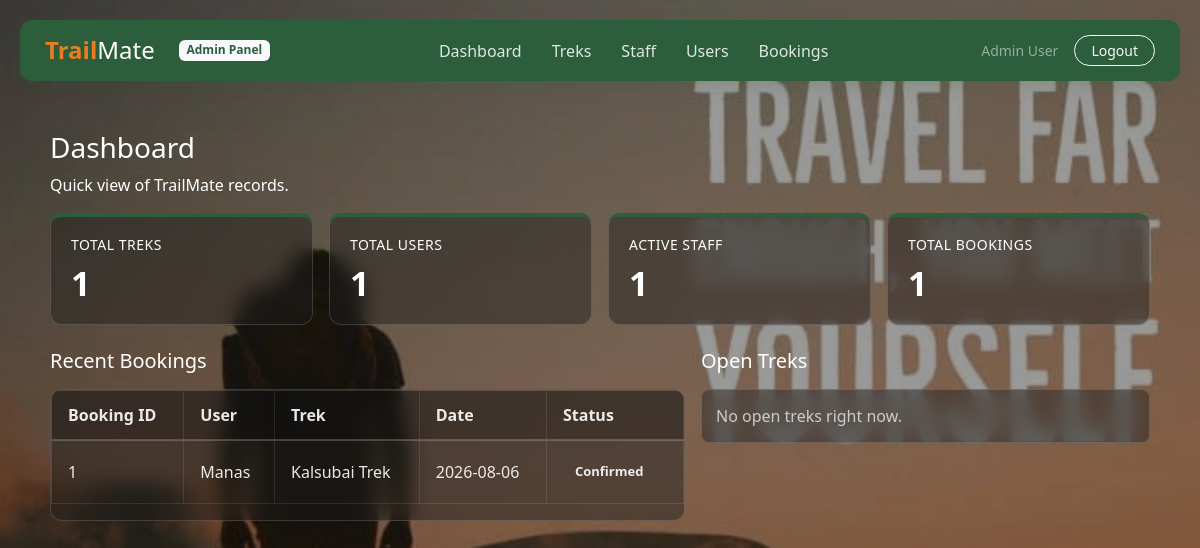
The app's page /admin/dashboard (signed in) with its own data.
### models.py (models this page shows)
class Booking(db.Model):
    booking_id = db.Column(db.Integer, primary_key=True)
    user_id = db.Column(db.Integer, db.ForeignKey('user.id'), nullable=False)
    trek_id = db.Column(db.Integer, db.ForeignKey('trek.trek_id'), nullable=False)
    booking_date = db.Column(db.DateTime, nullable=False, default=datetime.utcnow)
    status = db.Column(db.String(50), nullable=False, default='Booked')  # Booked/Cancelled

class User(db.Model, UserMixin):
    id = db.Column(db.Integer, primary_key=True)
    name = db.Column(db.String(100), nullable=False)
    email = db.Column(db.String(120), unique=True, nullable=False)
    password = db.Column(db.String(200), nullable=False)
    role = db.Column(db.String(20), nullable=False, default='user')
    contact_details = db.Column(db.String(200), nullable=True)
    status = db.Column(db.String(20), nullable=False, default='Active')  # Active/Inactive/Pending
    assigned_treks = db.relationship('Trek', backref='assigned_staff', lazy=True)
    bookings = db.relationship('Booking', backref='user', lazy=True)

class Trek(db.Model):
    trek_id = db.Column(db.Integer, primary_key=True)
    trek_name = db.Column(db.String(150), nullable=False)
    location = db.Column(db.String(150), nullable=False)
    difficulty = db.Column(db.String(50), nullable=False)
    duration = db.Column(db.String(50), nullable=False)  # e.g., '5 Days'
    available_slots = db.Column(db.Integer, nullable=False)
    assigned_staff_id = db.Column(db.Integer, db.ForeignKey('user.id'), nullable=True)
    status = db.Column(db.String(50), nullable=False, default='Open')  # Open/Started/Completed
    start_date = db.Column(db.Date, nullable=False)
    end_date = db.Column(db.Date, nullable=False)
    bookings = db.relationship('Booking', backref='trek', lazy=True)

### routes/admin.py (the view)
@admin_bp.route('/dashboard')
@login_required
@admin_required
def dashboard():
    total_treks = Trek.query.count()
    total_users = User.query.filter_by(role='user').count()
    total_staff = User.query.filter_by(role='staff', status='Active').count()
    total_bookings = Booking.query.count()
    recent_bookings = Booking.query.order_by(Booking.booking_date.desc()).limit(5).all()
    open_treks = Trek.query.filter_by(status='Open').order_by(Trek.start_date.asc()).limit(5).all()
    pending_staff = User.query.filter_by(role='staff', status='Pending').count()
    return render_template('admin/dashboard.html',
                           total_treks=total_treks,
                           total_users=total_users,
                           total_staff=total_staff,
                           total_bookings=total_bookings,
                           recent_bookings=recent_bookings,
                           open_treks=open_treks,
                           pending_staff=pending_staff)

### routes/admin.py (called while the page is built)
def admin_required(f):
    @wraps(f)
    def decorated_function(*args, **kwargs):
        if not current_user.is_authenticated or current_user.role != 'admin':
            flash('Access Denied. Administrator privileges required.', 'danger')
            return redirect(url_for('auth.login'))
        return f(*args, **kwargs)
    return decorated_function

### templates/admin/dashboard.html (shortened to what this page needs)
{% extends "admin/admin_layout.html" %}
{% block admin_content %}
<h3 class="page-title">Dashboard</h3>
<p class="page-subtitle">Quick view of TrailMate records.</p>
<div class="row g-3 mb-4">
    <div class="col-md-3">
        <div class="stat-box">
            <h6>Total Treks</h6>
            <h2>{{ total_treks }}</h2>
        </div>
    </div>
    <div class="col-md-3">
        <div class="stat-box">
            <h6>Total Users</h6>
            <h2>{{ total_users }}</h2>
        </div>
    </div>
    <div class="col-md-3">
        <div class="stat-box">
            <h6>Active Staff</h6>
            <h2>{{ total_staff }}</h2>
        </div>
    </div>
    <div class="col-md-3">
        <div class="stat-box">
            <h6>Total Bookings</h6>
            <h2>{{ total_bookings }}</h2>
        </div>
    </div>
</div>
<div class="row g-3">
    <div class="col-lg-7">
        <h5 class="mb-3">Recent Bookings</h5>
        <div class="table-box">
            <table class="table table-bordered">
                <thead>
                    <tr>
                        <th>Booking ID</th>
                        <th>User</th>
                        <th>Trek</th>
                        <th>Date</th>
                        <th>Status</th>
                    </tr>
                </thead>
                <tbody>
                    {% for booking in recent_bookings %}
                    <tr>
                        <td>{{ booking.booking_id }}</td>
                        <td>{{ booking.user.name }}</td>
                        <td>{{ booking.trek.trek_name }}</td>
                        <td>{{ booking.booking_date.strftime('%Y-%m-%d') }}</td>
                        <td><span class="status-badge status-{{ booking.status|lower }}">{{ booking.status }}</span></td>
                    </tr>
                    {% else %}
                    <tr>
                        <td colspan="5" class="text-center text-muted">No bookings yet.</td>
                    </tr>
                    {% endfor %}
                </tbody>
            </table>
        </div>
    </div>
    <div class="col-lg-5">
        <h5 class="mb-3">Open Treks</h5>
        <div class="simple-list">
            {% for trek in open_treks %}
            <div class="list-line">
                <div>
                    <strong>{{ trek.trek_name }}</strong>
                    <div class="small text-muted">{{ trek.location }} | {{ trek.start_date }}</div>
                </div>
                <span class="status-badge status-upcoming">{{ trek.available_slots }} slots</span>
            </div>
            {% else %}
            <div class="text-muted">No open treks right now.</div>
            {% endfor %}
        </div>
    </div>
</div>
{% endblock %}

### static/css/style.css (style rules this page uses)
:root { --green: #2c5e3b; --dark-green: #1f4229; --blue: #3b5b78; --dark-blue: #2a4157; --orange: #e67e22; --dark-orange: #cc701e; --bg-light: #f7f9f8; --text-dark: #2c3e50; --text-light: #7f8c8d; --line: #e2e8f0; }
body { margin: 0; font-family: "Segoe UI", Arial, sans-serif; color: var(--text-dark); background: url('../images/user-bg.jpg') center center / cover no-repeat fixed; background-color: var(--bg-light); position: relative; min-height: 100vh; }
body::before { content: ""; position: fixed; top: 0; left: 0; right: 0; bottom: 0; background: rgba(0, 0, 0, 0.4); z-index: -1; }
.simple-list { background: rgba(30, 30, 30, 0.45) !important; backdrop-filter: blur(10px); -webkit-backdrop-filter: blur(10px); border: 1px solid rgba(255, 255, 255, 0.15); border-radius: 8px; padding: 14px; color: white; }
.floating-card h1, .floating-card h2, .floating-card h3, .floating-card h4, .floating-card h5, .floating-card h6, .floating-card p { color: white !important; }
.status-badge { display: inline-block; padding: 5px 12px; border-radius: 20px; font-size: 13px; font-weight: 600; }
.stat-box { background: rgba(30, 30, 30, 0.45) !important; backdrop-filter: blur(10px); -webkit-backdrop-filter: blur(10px); border: 1px solid rgba(255, 255, 255, 0.15); border-top: 4px solid var(--green); border-radius: 12px; padding: 20px; color: white; }
.stat-box h6 { color: rgba(255, 255, 255, 0.7); font-size: 14px; margin-bottom: 10px; text-transform: uppercase; letter-spacing: 0.5px; }
.stat-box h2 { font-size: 34px; font-weight: 700; margin: 0; color: white; }
.table-box { background: rgba(30, 30, 30, 0.45) !important; backdrop-filter: blur(10px); -webkit-backdrop-filter: blur(10px); border-radius: 12px; border: 1px solid rgba(255, 255, 255, 0.15); overflow: hidden; color: white; }
.table-box table, .table-box thead, .table-box tbody, .table-box tr, .table-box th, .table-box td { background-color: transparent !important; --bs-table-bg: transparent; border-color: rgba(255, 255, 255, 0.1) !important; }
.table-box thead { background-color: rgba(0, 0, 0, 0.2) !important; }
.table-box th { color: rgba(255, 255, 255, 0.9) !important; font-weight: 600; padding: 12px 16px; border-bottom: 2px solid rgba(255, 255, 255, 0.2) !important; }
.table-box td { padding: 16px; vertical-align: middle; color: rgba(255, 255, 255, 0.9) !important; }
.glass-card .text-muted, .simple-list .text-muted, .table-box .text-muted, .trek-card .text-muted, .stat-box .text-muted, .floating-card .text-muted { color: rgba(255, 255, 255, 0.7) !important; }

### records on screen
Booking: booking_id "1", user.name "Manas", trek.trek_name "Kalsubai Trek", booking_date "2026-08-06", status "Confirmed"

### other values on screen
{{ total_treks }} "1"
{{ total_users }} "1"
{{ total_staff }} "1"
{{ total_bookings }} "1"
